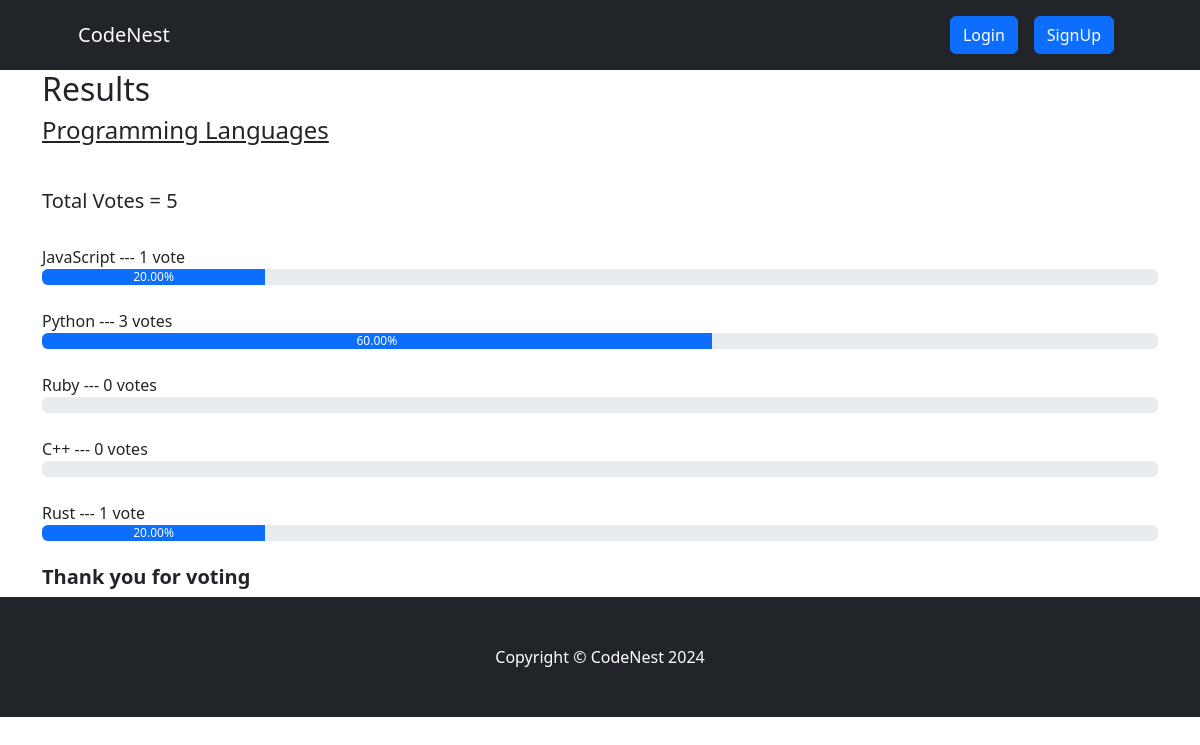
/result/programming-languages, run on the app's committed database.
### voteapp/models.py (models this page shows, shortened)
class Category(models.Model):
    title = models.CharField(max_length=200)
    slug = models.SlugField(blank=True, null=True)
    description = models.TextField(blank=True, null=True)
    total_vote = models.IntegerField(default=0)
    voters = models.ManyToManyField(User, blank=True)
    picture = models.ImageField(upload_to="img", blank=True, null=True)

class CategoryItem(models.Model):
    title = models.CharField(max_length=200)
    total_vote = models.IntegerField(default=0)
    category = models.ForeignKey(Category, on_delete=models.CASCADE, related_name="items")
    voters = models.ManyToManyField(User, blank=True)
    @property
    def percentage_vote(self):
        category_votes = self.category.total_vote
        item_votes = self.total_vote
        if category_votes == 0:
            vote_in_percentage = 0
        else:
            vote_in_percentage = (item_votes/category_votes) * 100
        return vote_in_percentage

### voteapp/views.py (the view)
# urls.py: path("result/<str:slug>", views.result, name="result"),
def result(request, slug):
    category = Category.objects.get(slug=slug)
    items = CategoryItem.objects.filter(category=category)
    context = {"category": category, "items": items}
    return render(request, "result.html", context)

### voteapp/templatetags/custom_filters.py (called while the page is built)
@register.filter(name="has_voted")
def has_voted(user, voters):
    return any(user.id== voter.id for voter in voters)

### voteapp/templates/result.html
{% extends 'base.html' %}
{% block content %}
{% load humanize %}
{% load custom_filters %}
<div class="container result-container">
    <div class="sub-container">
      <h2>Results</h2>
      <h4>{{category.title}}</h4>
      <br>
      <h5>Total Votes = {{category.total_vote}}</h5>
      <br />
      {% for item in items  %}
      {% if request.user|has_voted:item.voters.all %}
      <small>{{item.title}}</strong> --- {{item.total_vote}} vote{{item.total_vote | pluralize:",s"}} ---  <strong>[voted]</strong> </small>
      <div class="progressContainer">
        <div class="progress">
          <div
            class="progress-bar"
            role="progressbar"
            aria-label="Example with label"
            style="width:{{item.percentage_vote | floatformat:2}}%;"
            aria-valuenow="25"
            aria-valuemin="0"
            aria-valuemax="100"
          >
          {{item.percentage_vote | floatformat:2}}%
          </div>
        </div>
      </div>
      <br>
      {% else %}
      <small>{{item.title}}</strong> --- {{item.total_vote}} vote{{item.total_vote | pluralize:",s"}} </small>
      <div class="progressContainer">
        <div class="progress">
          <div
            class="progress-bar"
            role="progressbar"
            aria-label="Example with label"
            style="width:{{item.percentage_vote | floatformat:2}}%;"
            aria-valuenow="25"
            aria-valuemin="0"
            aria-valuemax="100"
          >
          {{item.percentage_vote | floatformat:2}}%
          </div>
        </div>
      </div>
      <br>
      {% endif %}
      {% endfor %}
      <h5 style="font-weight: bold">Thank you for voting</h5>
    </div>
  </div>
{% endblock content %}

### voteapp/templates/base.html (shortened to what this page needs)
<!DOCTYPE html>
{% load static %}
<html lang="en">
<head>
    <link href="https://cdn.jsdelivr.net/npm/bootstrap-icons@1.4.1/font/bootstrap-icons.css" rel="stylesheet" />
    <link rel="stylesheet" href="{% static 'css/bootstrap.css' %}">
    <link rel="stylesheet" href="{% static 'css/style.css' %}">
</head>
<body>
     <nav class="navbar navbar-expand-lg navbar-dark bg-dark">
        <div class="container px-lg-5">
            <a class="navbar-brand" href="{% url 'index'  %}">CodeNest</a>
            <div class="collapse navbar-collapse" id="navbarSupportedContent">
                <ul class="navbar-nav ms-auto mb-2 mb-lg-0">
                    {% if request.user.is_authenticated %}
                    <li class="nav-item"><a class="nav-link" href="#"><button class="btn btn-primary">Hi, {{request.user.username}}</button></a></li>
                    <li class="nav-item"><a class="nav-link" href="{% url 'logout' %}"><button class="btn btn-secondary">Logout</button></a></li>
                    {% else %}
                    <li class="nav-item"><a class="nav-link" href="{% url 'signin' %}"><button class="btn btn-primary">Login</button></a></li>
                    <li class="nav-item"><a class="nav-link" href="{% url 'signup' %}"><button class="btn btn-primary">SignUp</button></a></li>
                    {% endif %}
                </ul>
            </div>
        </div>
    </nav>
    {% block content %}
    {% endblock content %}
     <footer class="py-5 bg-dark">
        <div class="container"><p class="m-0 text-center text-white">Copyright &copy; CodeNest 2024</p></div>
    </footer>
</body>
</html>

### voteapp/static/css/style.css (style rules this page uses)
* { box-sizing: border-box; }
.result-container { display: flex; align-items: center; justify-content: center; }
.sub-container { width: inherit }
.result-container h4 { text-decoration: underline; margin-bottom: 20px; }
.result-container small { font-size: 16px; font-weight: 500; }

### data on the page
Category: title "Programming Languages", total_vote "5"
CategoryItem: title "JavaScript", total_vote "1", percentage_vote "20.00"
CategoryItem: title "Python", total_vote "3", total_vote|pluralize "s", percentage_vote "60.00"
CategoryItem: title "Ruby", total_vote "0", total_vote|pluralize "s"
CategoryItem: title "C++", total_vote "0", total_vote|pluralize "s"
CategoryItem: title "Rust", total_vote "1", percentage_vote "20.00"
